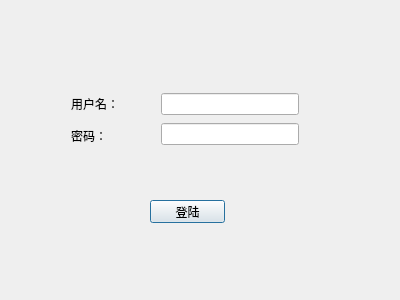
<?xml version="1.0" encoding="UTF-8"?>
<ui version="4.0">
 <class>Dialog</class>
 <widget class="QDialog" name="Dialog">
  <property name="geometry">
   <rect>
    <x>0</x>
    <y>0</y>
    <width>400</width>
    <height>300</height>
   </rect>
  </property>
  <property name="windowTitle">
   <string>Dialog</string>
  </property>
  <widget class="QWidget" name="verticalLayoutWidget">
   <property name="geometry">
    <rect>
     <x>60</x>
     <y>80</y>
     <width>101</width>
     <height>80</height>
    </rect>
   </property>
   <layout class="QVBoxLayout" name="verticalLayout">
    <item>
     <widget class="QLabel" name="label">
      <property name="text">
       <string>用户名：</string>
      </property>
     </widget>
    </item>
    <item>
     <widget class="QLabel" name="label_2">
      <property name="text">
       <string>密码：</string>
      </property>
     </widget>
    </item>
   </layout>
  </widget>
  <widget class="QWidget" name="verticalLayoutWidget_2">
   <property name="geometry">
    <rect>
     <x>150</x>
     <y>80</y>
     <width>160</width>
     <height>80</height>
    </rect>
   </property>
   <layout class="QVBoxLayout" name="verticalLayout_2">
    <item>
     <widget class="QLineEdit" name="lineEdit"/>
    </item>
    <item>
     <widget class="QLineEdit" name="lineEdit_2"/>
    </item>
   </layout>
  </widget>
  <widget class="QPushButton" name="pushButton">
   <property name="geometry">
    <rect>
     <x>150</x>
     <y>200</y>
     <width>75</width>
     <height>23</height>
    </rect>
   </property>
   <property name="text">
    <string>登陆</string>
   </property>
  </widget>
 </widget>
 <layoutdefault spacing="6" margin="11"/>
 <resources/>
 <connections/>
</ui>
